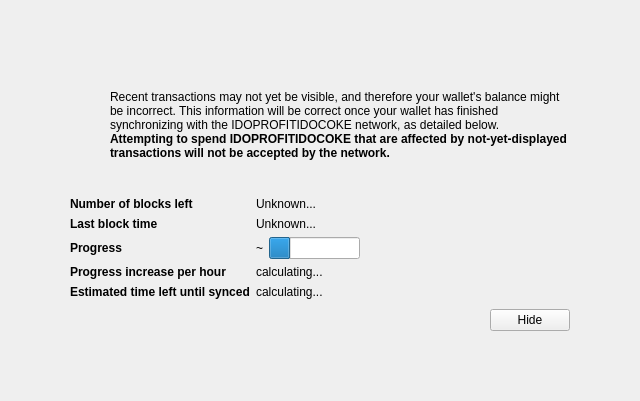
<?xml version="1.0" encoding="UTF-8"?>
<ui version="4.0">
 <class>ModalOverlay</class>
 <widget class="ModalOverlay" name="ModalOverlay">
  <property name="geometry">
   <rect>
    <x>0</x>
    <y>0</y>
    <width>640</width>
    <height>401</height>
   </rect>
  </property>
  <property name="windowTitle">
   <string>Form</string>
  </property>
  <layout class="QVBoxLayout" name="verticalLayout" stretch="0">
   <property name="sizeConstraint">
    <enum>QLayout::SetDefaultConstraint</enum>
   </property>
   <property name="leftMargin">
    <number>0</number>
   </property>
   <property name="topMargin">
    <number>0</number>
   </property>
   <property name="rightMargin">
    <number>0</number>
   </property>
   <property name="bottomMargin">
    <number>0</number>
   </property>
   <item>
    <widget class="QWidget" name="bgWidget" native="true">
     <property name="styleSheet">
      <string notr="true"/>
     </property>
     <layout class="QVBoxLayout" name="verticalLayoutMain" stretch="0">
      <property name="leftMargin">
       <number>60</number>
      </property>
      <property name="topMargin">
       <number>60</number>
      </property>
      <property name="rightMargin">
       <number>60</number>
      </property>
      <property name="bottomMargin">
       <number>60</number>
      </property>
      <item>
       <widget class="QWidget" name="contentWidget" native="true">
        <property name="styleSheet">
         <string notr="true"/>
        </property>
        <layout class="QVBoxLayout" name="verticalLayoutSub" stretch="1,0,0,0,0">
         <property name="spacing">
          <number>0</number>
         </property>
         <property name="leftMargin">
          <number>10</number>
         </property>
         <property name="topMargin">
          <number>10</number>
         </property>
         <property name="rightMargin">
          <number>10</number>
         </property>
         <property name="bottomMargin">
          <number>10</number>
         </property>
         <item>
          <layout class="QHBoxLayout" name="horizontalLayoutIconText" stretch="0,1">
           <property name="topMargin">
            <number>20</number>
           </property>
           <item>
            <layout class="QVBoxLayout" name="verticalLayoutIcon">
             <property name="leftMargin">
              <number>0</number>
             </property>
             <item>
              <widget class="QPushButton" name="warningIcon">
               <property name="enabled">
                <bool>false</bool>
               </property>
               <property name="text">
                <string/>
               </property>
               <property name="icon">
                <iconset>
                 <normaloff>:/icons/warning</normaloff>
                 <disabledoff>:/icons/warning</disabledoff>:/icons/warning</iconset>
               </property>
               <property name="iconSize">
                <size>
                 <width>48</width>
                 <height>48</height>
                </size>
               </property>
               <property name="flat">
                <bool>true</bool>
               </property>
              </widget>
             </item>
             <item>
              <spacer name="verticalSpacerWarningIcon">
               <property name="orientation">
                <enum>Qt::Vertical</enum>
               </property>
               <property name="sizeHint" stdset="0">
                <size>
                 <width>20</width>
                 <height>40</height>
                </size>
               </property>
              </spacer>
             </item>
            </layout>
           </item>
           <item>
            <layout class="QVBoxLayout" name="verticalLayoutInfoText">
             <property name="leftMargin">
              <number>0</number>
             </property>
             <property name="topMargin">
              <number>0</number>
             </property>
             <item>
              <widget class="QLabel" name="infoText">
               <property name="text">
                <string>Recent transactions may not yet be visible, and therefore your wallet's balance might be incorrect. This information will be correct once your wallet has finished synchronizing with the IDOPROFITIDOCOKE network, as detailed below.</string>
               </property>
               <property name="textFormat">
                <enum>Qt::RichText</enum>
               </property>
               <property name="wordWrap">
                <bool>true</bool>
               </property>
              </widget>
             </item>
             <item>
              <widget class="QLabel" name="infoTextStrong">
               <property name="font">
                <font>
                 <weight>75</weight>
                 <bold>true</bold>
                </font>
               </property>
               <property name="text">
                <string>Attempting to spend IDOPROFITIDOCOKE that are affected by not-yet-displayed transactions will not be accepted by the network.</string>
               </property>
               <property name="textFormat">
                <enum>Qt::RichText</enum>
               </property>
               <property name="wordWrap">
                <bool>true</bool>
               </property>
              </widget>
             </item>
             <item>
              <spacer name="verticalSpacerInTextSpace">
               <property name="orientation">
                <enum>Qt::Vertical</enum>
               </property>
               <property name="sizeHint" stdset="0">
                <size>
                 <width>20</width>
                 <height>40</height>
                </size>
               </property>
              </spacer>
             </item>
            </layout>
           </item>
          </layout>
         </item>
         <item>
          <spacer name="verticalSpacerAfterText">
           <property name="orientation">
            <enum>Qt::Vertical</enum>
           </property>
           <property name="sizeHint" stdset="0">
            <size>
             <width>20</width>
             <height>40</height>
            </size>
           </property>
          </spacer>
         </item>
         <item>
          <layout class="QFormLayout" name="formLayout">
           <property name="fieldGrowthPolicy">
            <enum>QFormLayout::FieldsStayAtSizeHint</enum>
           </property>
           <property name="horizontalSpacing">
            <number>6</number>
           </property>
           <property name="verticalSpacing">
            <number>6</number>
           </property>
           <property name="topMargin">
            <number>10</number>
           </property>
           <item row="0" column="0">
            <widget class="QLabel" name="labelNumberOfBlocksLeft">
             <property name="font">
              <font>
               <weight>75</weight>
               <bold>true</bold>
              </font>
             </property>
             <property name="text">
              <string>Number of blocks left</string>
             </property>
            </widget>
           </item>
           <item row="0" column="1">
            <widget class="QLabel" name="numberOfBlocksLeft">
             <property name="text">
              <string>Unknown...</string>
             </property>
            </widget>
           </item>
           <item row="1" column="0">
            <widget class="QLabel" name="labelLastBlockTime">
             <property name="font">
              <font>
               <weight>75</weight>
               <bold>true</bold>
              </font>
             </property>
             <property name="text">
              <string>Last block time</string>
             </property>
            </widget>
           </item>
           <item row="1" column="1">
            <widget class="QLabel" name="newestBlockDate">
             <property name="sizePolicy">
              <sizepolicy hsizetype="Maximum" vsizetype="Preferred">
               <horstretch>0</horstretch>
               <verstretch>0</verstretch>
              </sizepolicy>
             </property>
             <property name="text">
              <string>Unknown...</string>
             </property>
            </widget>
           </item>
           <item row="2" column="0">
            <widget class="QLabel" name="labelSyncDone">
             <property name="font">
              <font>
               <weight>75</weight>
               <bold>true</bold>
              </font>
             </property>
             <property name="text">
              <string>Progress</string>
             </property>
            </widget>
           </item>
           <item row="2" column="1">
            <layout class="QHBoxLayout" name="horizontalLayoutSync" stretch="0,1">
             <item>
              <widget class="QLabel" name="percentageProgress">
               <property name="text">
                <string>~</string>
               </property>
              </widget>
             </item>
             <item>
              <widget class="QProgressBar" name="progressBar">
               <property name="value">
                <number>24</number>
               </property>
               <property name="format">
                <string/>
               </property>
              </widget>
             </item>
            </layout>
           </item>
           <item row="4" column="0">
            <widget class="QLabel" name="labelProgressIncrease">
             <property name="font">
              <font>
               <weight>75</weight>
               <bold>true</bold>
              </font>
             </property>
             <property name="text">
              <string>Progress increase per hour</string>
             </property>
            </widget>
           </item>
           <item row="4" column="1">
            <widget class="QLabel" name="progressIncreasePerH">
             <property name="text">
              <string>calculating...</string>
             </property>
            </widget>
           </item>
           <item row="5" column="0">
            <widget class="QLabel" name="labelEstimatedTimeLeft">
             <property name="font">
              <font>
               <weight>75</weight>
               <bold>true</bold>
              </font>
             </property>
             <property name="text">
              <string>Estimated time left until synced</string>
             </property>
            </widget>
           </item>
           <item row="5" column="1">
            <widget class="QLabel" name="expectedTimeLeft">
             <property name="text">
              <string>calculating...</string>
             </property>
            </widget>
           </item>
          </layout>
         </item>
         <item>
          <layout class="QHBoxLayout" name="horizontalLayoutButtons">
           <property name="leftMargin">
            <number>10</number>
           </property>
           <property name="topMargin">
            <number>10</number>
           </property>
           <item>
            <spacer name="horizontalSpacer">
             <property name="orientation">
              <enum>Qt::Horizontal</enum>
             </property>
             <property name="sizeHint" stdset="0">
              <size>
               <width>40</width>
               <height>20</height>
              </size>
             </property>
            </spacer>
           </item>
           <item>
            <widget class="QPushButton" name="closeButton">
             <property name="text">
              <string>Hide</string>
             </property>
            </widget>
           </item>
          </layout>
         </item>
         <item>
          <layout class="QVBoxLayout" name="verticalLayout_2">
           <item>
            <spacer name="verticalSpacer">
             <property name="orientation">
              <enum>Qt::Vertical</enum>
             </property>
             <property name="sizeHint" stdset="0">
              <size>
               <width>20</width>
               <height>40</height>
              </size>
             </property>
            </spacer>
           </item>
          </layout>
         </item>
        </layout>
       </widget>
      </item>
     </layout>
    </widget>
   </item>
  </layout>
 </widget>
 <customwidgets>
  <customwidget>
   <class>ModalOverlay</class>
   <extends>QWidget</extends>
   <header>modaloverlay.h</header>
   <container>1</container>
  </customwidget>
 </customwidgets>
 <resources/>
 <connections/>
</ui>
